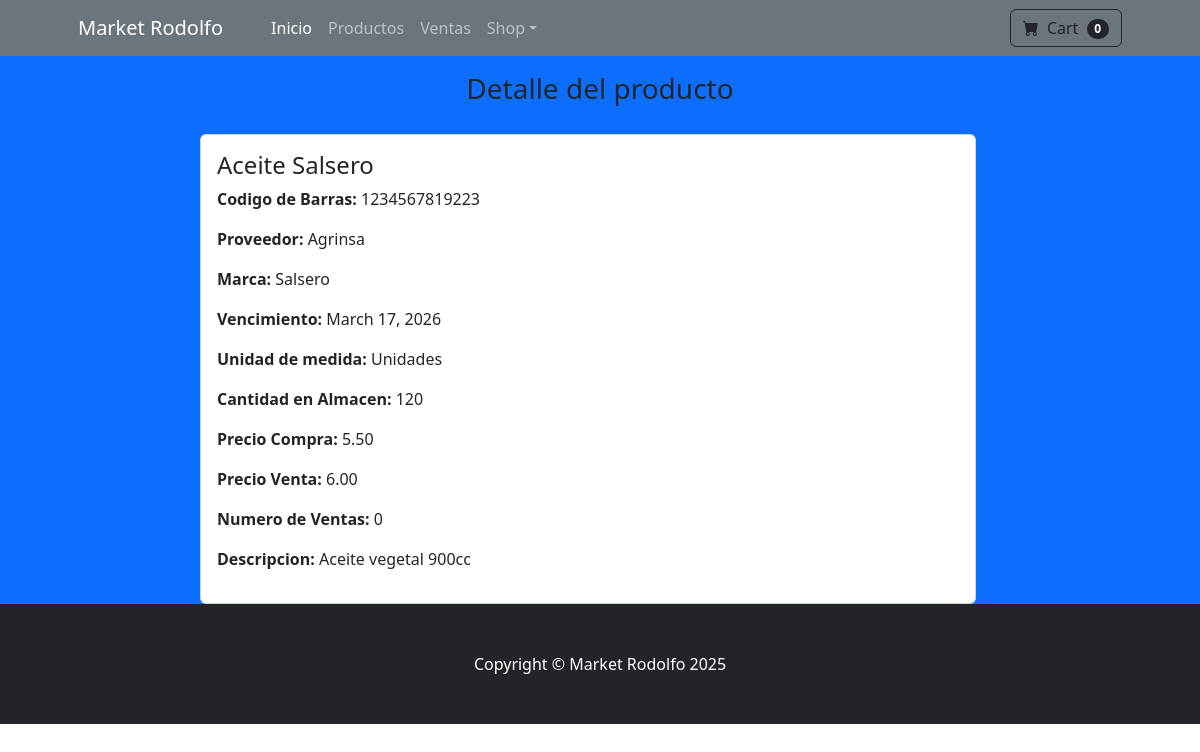
Screenshot of /producto/detalle/11 with the database file from the repository.
### applications/producto/models.py (models this page shows, shortened)
class Product(TimeStampedModel):
    UNIT_CHOICES = (
        ('0', 'Kilogramos'),
        ('1', 'Litros'),
        ('2', 'Unidades'),
    )
    category=models.ForeignKey(Category, on_delete=models.CASCADE, default=1)
    barcode=models.CharField(max_length=13, unique=True)
    name=models.CharField('Nombre', max_length=40)
    slug=models.SlugField(max_length=50, unique=True, blank=True)
    provider=models.ForeignKey(Provider, on_delete=models.CASCADE)
    marca=models.ForeignKey(Marca, on_delete=models.CASCADE)
    due_date=models.DateField('fecha de vencimiento', blank=True, null=True)
    description=models.TextField('Descripcion del Producto', blank=True)
    unit=models.CharField('unidad de medida', max_length=1, choices=UNIT_CHOICES)
    count=models.PositiveIntegerField('Cantidad en Almacén', default=0)
    purchase_price=models.DecimalField('Precio de Compra', max_digits=7, decimal_places=2)
    sale_price=models.DecimalField('Precio de Venta', max_digits=7, decimal_places=2)
    num_sale=models.PositiveIntegerField('Numero de Ventas', default=0)
    anulate=models.BooleanField('Eliminado', default=False)
    objects=ProductManager()
    class Meta:
        verbose_name='Producto'
        verbose_name_plural='Productos'

class Provider(TimeStampedModel):
    name=models.CharField('Razon Social', max_length=100)
    email=models.EmailField(blank=True, null=True)
    phone=models.CharField('telefono', max_length=40, blank=True)
    web=models.URLField('sitio web', blank=True)
    class Meta:
        verbose_name='Proveedor'
        verbose_name_plural='Proveedores'
    def __str__(self):
        return self.name

class Marca(TimeStampedModel):
    name=models.CharField('Nombre', max_length=30)
    class Meta:
        verbose_name='Marca'
        verbose_name_plural='Marcas'
    def __str__(self):
        return self.name

### applications/producto/views.py (the view)
# urls.py: path('producto/detalle/<pk>', views.ProductDetailView.as_view(), name='producto-detail'),
class ProductDetailView(DetailView):
    template_name = "producto/detail.html"
    model = Product

### templates/producto/detail.html
{% extends "base.html" %}
{% load  static %}
{% block content %}
<div class="row bg-primary">
  <h3 class="col mt-3" style="margin-bottom: 1em; text-align: center;">Detalle del producto</h3>
  <div class="row">
    <div class="container">
        <div class="row justify-content-center">
            <div class="col-md-8">
                <div class="card">
                    <div class="card-body">
                    <h4>{{ product.name }}</h4>
                    <p><span style="font-weight: bold;">Codigo de Barras:</span> {{ object.barcode }}</p>
                    <p><span style="font-weight: bold;">Proveedor:</span> {{ product.provider }}</p>
                    <p><span style="font-weight: bold;">Marca:</span> {{ product.marca }}</p>
                    <p><span style="font-weight: bold;">Vencimiento:</span> {{ product.due_date }}</p>
                    <p><span style="font-weight: bold;">Unidad de medida:</span> {{ product.get_unit_display }}</p>
                    <p><span style="font-weight: bold;">Cantidad en Almacen:</span> {{ product.count }}</p>
                    <p><span style="font-weight: bold;">Precio Compra:</span> {{ product.purchase_price }}</p>
                    <p><span style="font-weight: bold;">Precio Venta:</span> {{ product.sale_price }}</p>
                    <p><span style="font-weight: bold;">Numero de Ventas:</span> {{ product.num_sale }}</p>
                    <p><span style="font-weight: bold;">Descripcion:</span> {{ product.description }}</p>
                    </div>
                </div>
            </div>
        </div>
    </div>
    </div>
</div>
{% endblock %}

### rows the page displays
Product: name "Aceite Salsero", barcode "1234567819223", provider "Agrinsa", marca "Salsero", due_date "March 17, 2026", unit "Unidades", count "120", purchase_price "5.50", sale_price "6.00", num_sale "0", description "Aceite vegetal 900cc"
